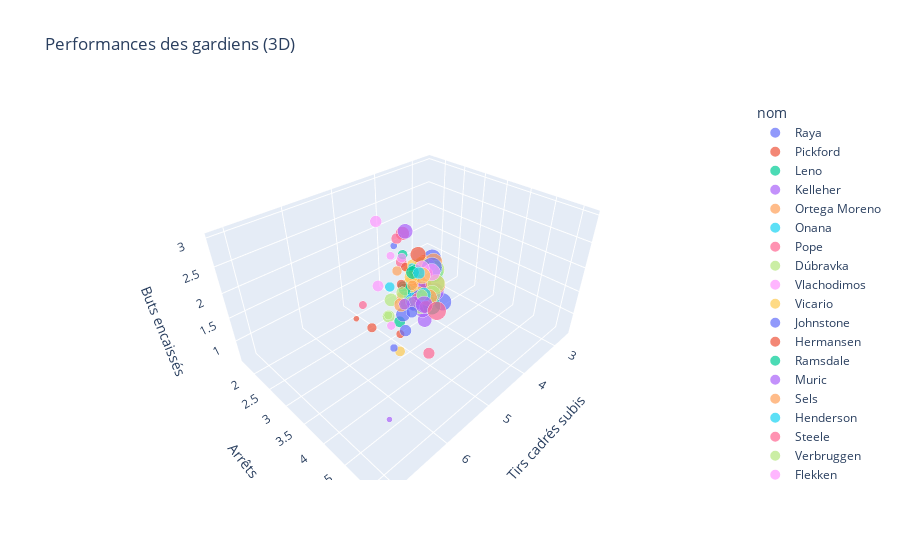

The code cell stored with this chart in its notebook:
### Code cell
fig = px.scatter_3d(goalkeepers, 
                    x='Shots on Target Against', 
                    y='Saves', 
                    z='Goals Against',
                    color='nom', 
                    size='Clean Sheets',
                    title="Performances des gardiens (3D)",
                    labels={
                        "Shots on Target Against": "Tirs cadrés subis",
                        "Saves": "Arrêts",
                        "Goals Against": "Buts encaissés"
                    })
fig.show()
